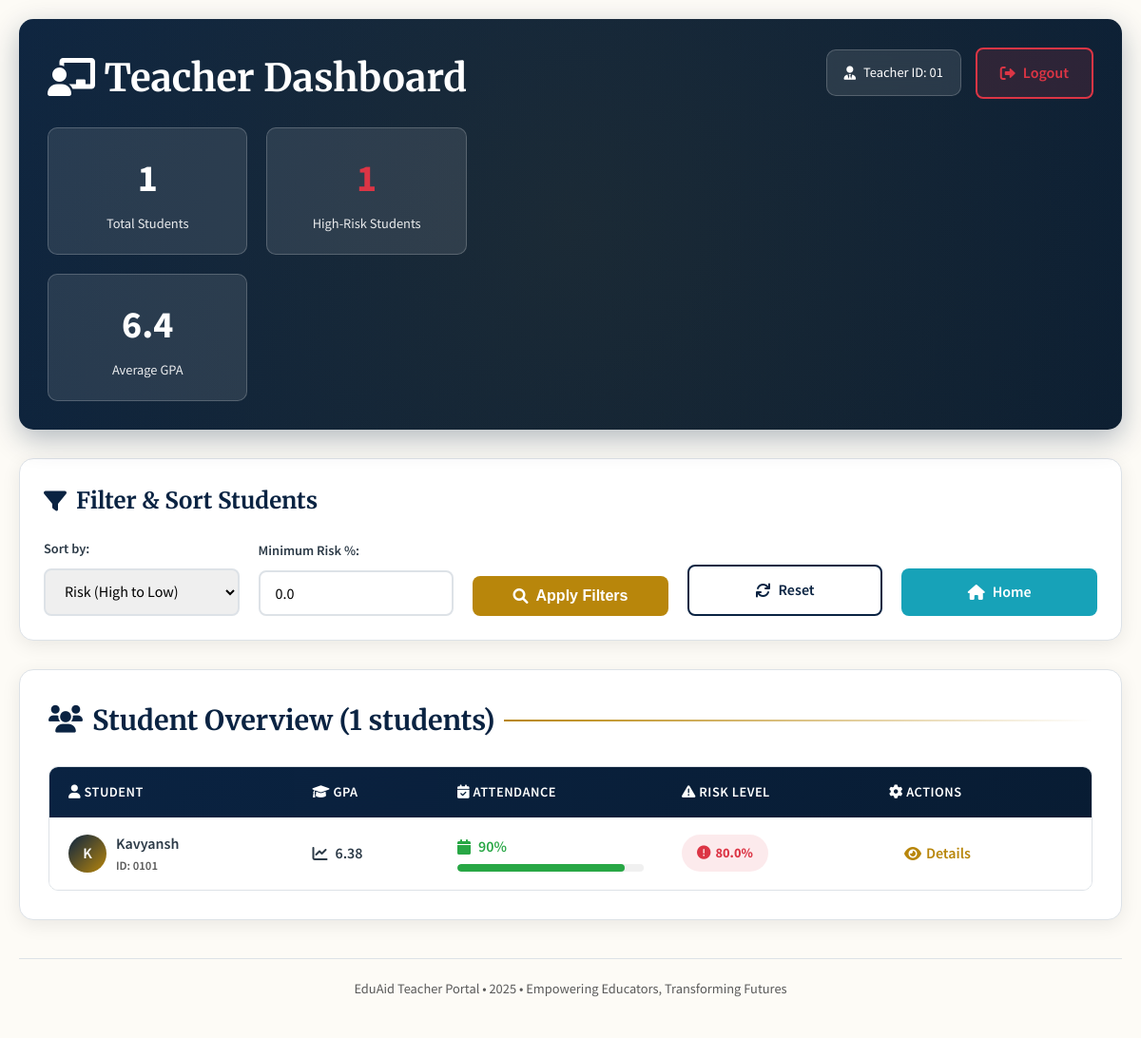
The app's page /teacher (signed in) with its own data.
### model.py (models this page shows)
class StudentProfile(db.Model):
    id = db.Column(db.Integer, primary_key=True)
    user_id = db.Column(db.Integer, db.ForeignKey("user.id"), unique=True)
    csv_row_index = db.Column(db.Integer)
    student_identifier = db.Column(db.String(4), index=True)  # exactly 4 digits (e.g. '0101')
    student_name = db.Column(db.String(150))
    teacher_identifier = db.Column(db.String(2), index=True)  # matches Teacher.teacher_id
    attendance_percent = db.Column(db.Integer)
    absences = db.Column(db.Integer)
    courses_enrolled = db.Column(db.Text)
    grades = db.Column(db.Text)
    marital_status = db.Column(db.Integer)
    application_mode = db.Column(db.Integer)
    daytime_evening = db.Column(db.Integer)
    prev_qualification = db.Column(db.Integer)
    mother_qualification = db.Column(db.Integer)
    father_qualification = db.Column(db.Integer)
    mother_occupation = db.Column(db.Integer)
    father_occupation = db.Column(db.Integer)
    displaced = db.Column(db.Integer)
    special_needs = db.Column(db.Integer)
    debtor = db.Column(db.Integer)
    fees_up_to_date = db.Column(db.Integer)
    scholarship = db.Column(db.Integer)
    age_enrollment = db.Column(db.Integer)
    sem1_enrolled = db.Column(db.Integer)
    sem1_approved = db.Column(db.Integer)
    sem1_grade = db.Column(db.Float)
    sem2_enrolled = db.Column(db.Integer)
    sem2_approved = db.Column(db.Integer)
    sem2_grade = db.Column(db.Float)
    dropout_prediction = db.Column(db.Float, default=0.0)

### app.py (the view)
@app.route("/teacher")
@login_required
def teacher_dashboard():
    if current_user.role != "teacher":
        flash("Access denied. Teacher role required.", "danger")
        return redirect(url_for("student_dashboard"))
    teacher_id = current_user.teacher_identifier
    students = StudentProfile.query.filter_by(teacher_identifier=teacher_id).all()
    total_students = len(students)
    high_risk_count = len([s for s in students if s.dropout_prediction >= 70])
    gpa_sum = 0
    for s in students:
        gpa_sum += compute_gpa_from_sem_grades(s.sem1_grade, s.sem2_grade)
    avg_gpa = round(gpa_sum / total_students, 2) if total_students > 0 else 0
    sort = request.args.get("sort", "risk_desc")
    min_risk = float(request.args.get("min_risk", 0) or 0)
    filtered_students = students
    if min_risk:
        filtered_students = [s for s in filtered_students if s.dropout_prediction >= min_risk]
    if sort == "risk_asc":
        filtered_students.sort(key=lambda x: x.dropout_prediction)
    elif sort == "gpa_desc":
        filtered_students.sort(key=lambda x: compute_gpa_from_sem_grades(x.sem1_grade, x.sem2_grade), reverse=True)
    elif sort == "gpa_asc":
        filtered_students.sort(key=lambda x: compute_gpa_from_sem_grades(x.sem1_grade, x.sem2_grade))
    else:  # risk_desc (default)
        filtered_students.sort(key=lambda x: x.dropout_prediction, reverse=True)
    return render_template("teacher_dashboard.html",
                         students=filtered_students,
                         total_students=total_students,
                         high_risk_count=high_risk_count,
                         avg_gpa=avg_gpa,
                         sort=sort,
                         min_risk=min_risk)

### app.py (called while the page is built)
@login_manager.user_loader
def load_user(user_id):
    return User.query.get(int(user_id))

def compute_gpa_from_sem_grades(sem1_grade, sem2_grade):
    try:
        avg20 = ((sem1_grade or 0.0) + (sem2_grade or 0.0)) / 2.0
        return round(max(0.0, min(10.0, avg20 / 2.0)), 1)
    except Exception:
        return 7.0

### templates/teacher_dashboard.html (shortened to what this page needs)
<!DOCTYPE html>
<html lang="en">
<head>
    <link rel="stylesheet" href="{{ url_for('static', filename='teacher_dashboard.css') }}" />
    <link href="https://cdnjs.cloudflare.com/ajax/libs/font-awesome/6.0.0/css/all.min.css" rel="stylesheet">
</head>
<body>
    <div class="container">
        <div class="dashboard-header">
            <div class="header-content">
                <h1><i class="fas fa-chalkboard-teacher"></i> Teacher Dashboard</h1>
                <div class="stats-overview">
                    <div class="stat-card">
                        <div class="stat-value">{{ total_students }}</div>
                        <div class="stat-label">Total Students</div>
                    </div>
                    <div class="stat-card">
                        <div class="stat-value high-risk-count">{{ high_risk_count }}</div>
                        <div class="stat-label">High-Risk Students</div>
                    </div>
                    <div class="stat-card">
                        <div class="stat-value">{{ avg_gpa }}</div>
                        <div class="stat-label">Average GPA</div>
                    </div>
                </div>
            </div>
            <div class="header-actions">
                <div class="teacher-info">
                    <i class="fas fa-user-tie"></i>
                    <span>Teacher ID: {{ session.get('teacher_id', 'N/A') }}</span>
                </div>
                <a href="{{ url_for('logout') }}" class="btn btn-logout">
                    <i class="fas fa-sign-out-alt"></i> Logout
                </a>
            </div>
        </div>
        <div class="controls-section">
            <h2 class="controls-title"><i class="fas fa-filter"></i> Filter & Sort Students</h2>
            <form method="get" class="controls-form">
                <div class="form-group">
                    <label for="sort">Sort by:</label>
                    <select id="sort" name="sort">
                        <option value="risk_desc" {% if sort=='risk_desc' %}selected{% endif %}>Risk (High to Low)</option>
                    </select>
                </div>
                <div class="form-group">
                    <label for="min_risk">Minimum Risk %:</label>
                    <input type="number" id="min_risk" name="min_risk" value="{{ min_risk }}" min="0" max="100" step="1">
                </div>
                <button type="submit" class="btn btn-primary"><i class="fas fa-search"></i> Apply Filters</button>
                <a href="{{ url_for('teacher_dashboard') }}" class="btn btn-outline"><i class="fas fa-refresh"></i> Reset</a>
                <a href="{{ url_for('index') }}" class="btn btn-secondary"><i class="fas fa-home"></i> Home</a>
            </form>
        </div>
        <div class="students-section">
            <h2 class="section-title"><i class="fas fa-users"></i> Student Overview ({{ students|length }} students)</h2>
            {% if students|length > 0 %}
                <div class="table-container">
                    <table class="students-table">
                        <thead>
                            <tr>
                                <th><i class="fas fa-user"></i> Student</th>
                                <th><i class="fas fa-graduation-cap"></i> GPA</th>
                                <th><i class="fas fa-calendar-check"></i> Attendance</th>
                                <th><i class="fas fa-exclamation-triangle"></i> Risk Level</th>
                                <th><i class="fas fa-cog"></i> Actions</th>
                            </tr>
                        </thead>
                        <tbody>
                            {% for s in students %}
                                {% set gpa = ((s.sem1_grade + s.sem2_grade) / 4.0) | round(2) %}
                                {% set attendance = 90 - (loop.index0 * 2) %}
                                <tr>
                                    <td>
                                        <div class="student-name">
                                            <div class="student-avatar">
                                                {{ s.student_name[0] if s.student_name else s.user.email[0] }}
                                            </div>
                                            <div>
                                                <div>{{ s.student_name or s.user.email }}</div>
                                                <div style="font-size: 0.8rem; color: var(--text-light);">
                                                    ID: {{ s.student_identifier or 'N/A' }}
                                                </div>
                                            </div>
                                        </div>
                                    </td>
                                    <td>
                                        <div class="gpa-value">
                                            <i class="fas fa-chart-line"></i> {{ gpa }}
                                        </div>
                                    </td>
                                    <td>
                                        <div class="attendance-value">
                                            <i class="fas fa-calendar"></i> {{ attendance }}%
                                        </div>
                                        <div class="progress-bar">
                                            <div class="progress-fill {% if attendance >= 85 %}attendance-high{% elif attendance >= 70 %}attendance-medium{% else %}attendance-low{% endif %}"
                                                 style="width: {{ attendance }}%"></div>
                                        </div>
                                    </td>
                                    <td>
                                        <div class="risk-value {% if s.dropout_prediction >= 70 %}risk-high{% elif s.dropout_prediction >= 50 %}risk-medium{% else %}risk-low{% endif %}">
                                            <i class="fas {% if s.dropout_prediction >= 70 %}fa-exclamation-circle{% elif s.dropout_prediction >= 50 %}fa-exclamation-triangle{% else %}fa-check-circle{% endif %}"></i>
                                            {{ s.dropout_prediction | round(1) }}%
                                        </div>
                                    </td>
                                    <td>
                                        <a href="{{ url_for('student_detail', user_id=s.user_id) }}" class="view-link">
                                            <i class="fas fa-eye"></i> Details
                                        </a>
                                    </td>
                                </tr>
                            {% endfor %}
                        </tbody>
                    </table>
                </div>
            {% endif %}
        </div>
        <div class="dashboard-footer">
            <p>EduAid Teacher Portal • {{ now.year if now else "2025" }} • Empowering Educators, Transforming Futures</p>
        </div>
    </div>
</body>
</html>

### records on screen
StudentProfile: student_name "K", student_name "Kavyansh", student_identifier "0101", gpa "6.38", attendance "90", dropout_prediction "80.0"

### other values on screen
{{ total_students }} "1"
{{ high_risk_count }} "1"
{{ avg_gpa }} "6.4"
{{ session.get('teacher_id', 'N/A') }} "01"
{{ students|length }} "1"
{{ now.year if now else "2025" }} "2025"
